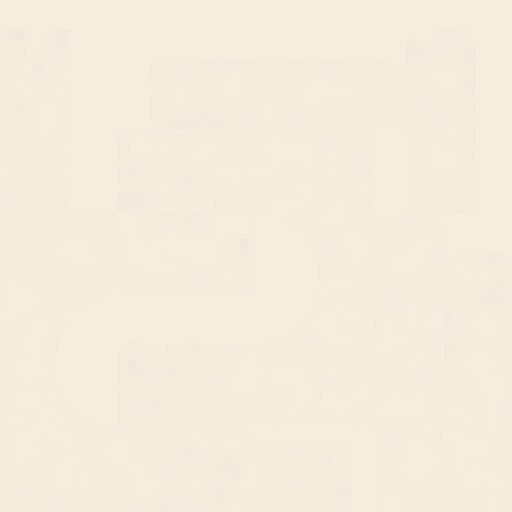
#> input picture assets/castle/drawbridge_drawbridge_body_basecolor.jpg, 512 x 512 px
$ python -i img_view.py   (imports and definitions only)
#> lines starting #> are read from the running program, lines starting #| are printed output that depends on the picture
"""Inspetor de imagem: mostra a imagem em blocos coloridos (hex) para leitura
precisa de cores/regiões, e extrai paleta e amostras.

Uso:
    python3 tools/img_view.py imagem.png [largura_em_blocos] [altura_em_blocos]
"""

import sys
from collections import Counter

from PIL import Image


def show(path: str, cols: int = 64, rows: int = 40) -> None:
#> called with cols = 64, rows = 40
    im = Image.open(path).convert("RGB")
#> im is the input picture: PIL image 512x512 RGB; mean R, G, B 245.3, 236.2, 221.4
    w, h = im.size
#> w = 512; h = 512
    small = im.resize((cols, rows))
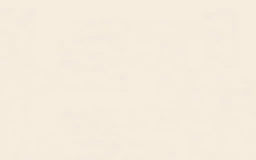
#> small: PIL image 64x40 RGB (shown 4 times larger); mean R, G, B 245.2, 236.2, 221.4
    print(f"# {path}  ({w}x{h})  grade {cols}x{rows}")
#| # ../assets/castle/drawbridge_drawbridge_body_basecolor.jpg  (512x512)  grade 64x40
    for y in range(rows):
        row = []
        for x in range(cols):
            r, g, b = small.getpixel((x, y))
            row.append(f"{r:02x}{g:02x}{b:02x}")
        print(" ".join(row))


def palette(path: str, n: int = 12) -> None:
    im = Image.open(path).convert("RGB")
    c = Counter(im.getdata())
    print(f"# paleta de {path} (top {n}):")
    total = im.size[0] * im.size[1]
    for col, cnt in c.most_common(n):
        print(f"  #{col[0]:02x}{col[1]:02x}{col[2]:02x}  rgb{col}  {cnt/total*100:5.1f}%")


# [9 lines not run here, left out]

>>> result = show('../assets/castle/drawbridge_drawbridge_body_basecolor.jpg')

$ run again, on assets/castle/castle-wall_castle-wall_body_basecolor.jpg
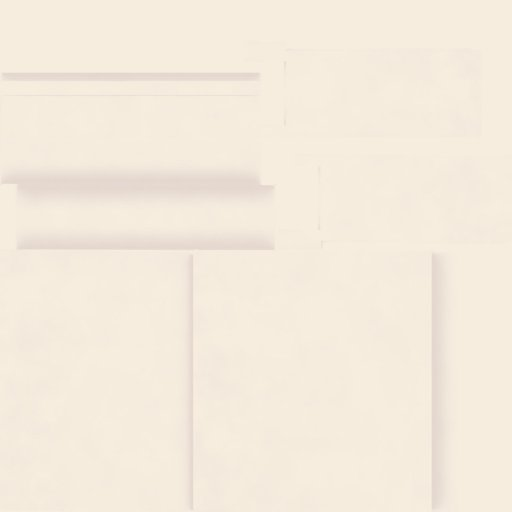
#> input picture assets/castle/castle-wall_castle-wall_body_basecolor.jpg, 512 x 512 px
#> in show, im is the input picture: PIL image 512x512 RGB; mean R, G, B 244.1, 234.8, 220.5
#> in show, `small = im.resize((cols, rows))`:
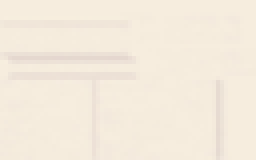
#> small: PIL image 64x40 RGB (shown 4 times larger); mean R, G, B 244.1, 234.8, 220.5
#| # ../assets/castle/castle-wall_castle-wall_body_basecolor.jpg  (512x512)  grade 64x40
